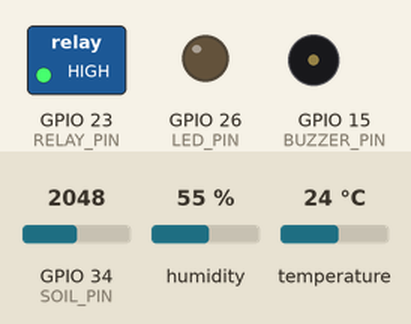
The sketch below on a simulated ESP32. Shown: switched loads named in the sketch (green lamp = pin HIGH), output pins drawn as LEDs (lit = HIGH), buzzer (waves = sounding, pin HIGH). The test bench sets the inputs (shaded band); at power-on: GPIO 34 (SOIL_PIN) = 2048, humidity 55 %, temperature 24 °C. WiFi joins after 1.5 s; servers stay silent unless stated; network time is answered at once with the bench clock; the local clock reads 2024-03-15 10:24:30 at power-on unless the sketch sets it; what the sketch prints to the serial monitor is not drawn.

Above: at 5.9 s.
6.0 s: GPIO 34 (SOIL_PIN) set to 3257
16.4 s: GPIO 34 (SOIL_PIN) set to 3377
At 20.4 s:
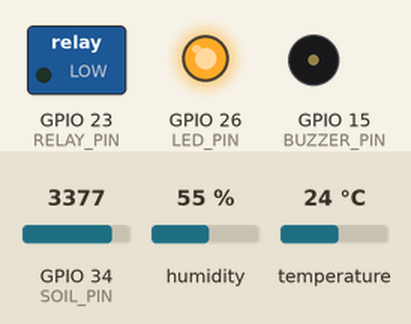
21.6 s: GPIO 34 (SOIL_PIN) set to 2047
At 25.8 s:
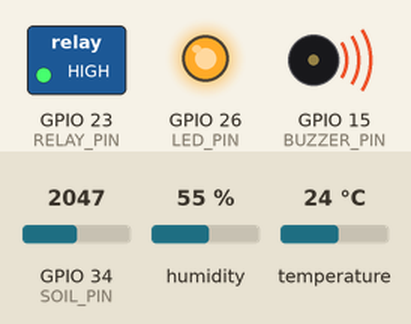
At 26.68 s:
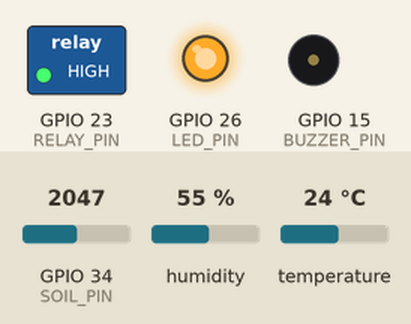
Timing chart, 0 to 32.9 s (numbered marks = the images above; inputs shaded):
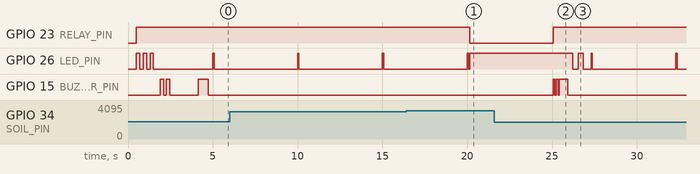

The sketch:

SoilSense_v2.9.ino
```cpp
#include "soc/soc.h"
#include "soc/rtc_cntl_reg.h"
#include <WiFi.h>
#include <Firebase_ESP_Client.h>
#include <addons/TokenHelper.h>
#include <addons/RTDBHelper.h>
#include <DHT.h>
#include <NTPClient.h>
#include <WiFiUdp.h>

#define WIFI_SSID      "Ganesh"
#define WIFI_PASSWORD  "123456783"
#define DATABASE_URL   "https://soilsense-iot-d1c31-default-rtdb.firebaseio.com"
#define API_KEY        "AIzaSyDo4jyrbgxz7x585UEL9wKcfJQzWBwSPbM"

#define SOIL_PIN       34
#define DHT_PIN        4
#define DHT_TYPE       DHT11
#define LED_PIN        26
#define BUZZER_PIN     15
#define RELAY_PIN      23

#define DRY_VAL        4095
#define WET_VAL        1500
#define DRY_THRESHOLD  30
#define WET_STOP       60

#define SEND_INTERVAL     5000
#define BUZZ_INTERVAL    30000
#define BLINK_INTERVAL    5000
#define PUMP_MAX_MS      10000
#define PUMP_COOLDOWN_MS 60000
#define IST_OFFSET       19800

FirebaseData   fbData;
FirebaseConfig fbConfig;
FirebaseAuth   fbAuth;
DHT dht(DHT_PIN, DHT_TYPE);
WiFiUDP   ntpUDP;
NTPClient timeClient(ntpUDP, "pool.ntp.org", IST_OFFSET, 60000);

unsigned long lastSend      = 0;
unsigned long lastBuzz      = 0;
unsigned long lastBlink     = 0;
unsigned long pumpStartedAt = 0;
unsigned long lastPumpStop  = 0;
bool          isDry         = false;
bool          pumpRunning   = false;
int           count         = 0;

String getSoilStatus(int p){ if(p<30)return"Dry"; if(p<60)return"Moist"; return"Wet"; }
String getTempStatus(float t){ if(t<10)return"Cold"; if(t<25)return"Normal"; if(t<35)return"Warm"; return"Hot"; }
String getHumStatus(float h){ if(h<30)return"Low"; if(h<60)return"Normal"; return"High"; }

void beep(int times, int onMs, int offMs){
  for(int i=0;i<times;i++){
    digitalWrite(BUZZER_PIN,HIGH); delay(onMs);
    digitalWrite(BUZZER_PIN,LOW);  if(offMs>0)delay(offMs);
  }
}
void blinkLED(int times, int ms){
  for(int i=0;i<times;i++){
    digitalWrite(LED_PIN,HIGH); delay(ms);
    digitalWrite(LED_PIN,LOW);  delay(ms);
  }
}

// ── Pump ON — simple relay switch, NO blocking delay ─────────
void pumpON(){
  digitalWrite(RELAY_PIN, LOW);  // active LOW = pump ON
  pumpRunning   = true;
  pumpStartedAt = millis();
  Serial.println("PUMP ON — started");
}

// ── Pump OFF ─────────────────────────────────────────────────
void pumpOFF(const char* reason){
  digitalWrite(RELAY_PIN, HIGH); // pump OFF
  pumpRunning  = false;
  lastPumpStop = millis();
  Serial.printf("PUMP OFF — %s\n", reason);
  beep(2, 100, 80);
}

void setup(){
  WRITE_PERI_REG(RTC_CNTL_BROWN_OUT_REG, 0); // disable brownout

  Serial.begin(115200);
  delay(500);

  pinMode(LED_PIN,    OUTPUT);
  pinMode(BUZZER_PIN, OUTPUT);
  pinMode(RELAY_PIN,  OUTPUT);

  // Safety: ensure pump OFF at boot
  digitalWrite(RELAY_PIN,  HIGH);
  digitalWrite(LED_PIN,    LOW);
  digitalWrite(BUZZER_PIN, LOW);

  Serial.println("SoilSense Pro ESP32 v2.9");
  Serial.println("Brownout DISABLED");

  blinkLED(3, 200);
  delay(200);
  beep(2, 200, 150);
  Serial.println("Startup test OK!");

  dht.begin();
  Serial.println("[1/4] DHT11 Ready on GPIO4");

  WiFi.begin(WIFI_SSID, WIFI_PASSWORD);
  Serial.print("[2/4] Connecting WiFi");
  while(WiFi.status()!=WL_CONNECTED){ delay(500); Serial.print("."); }
  Serial.println("\n      IP: "+WiFi.localIP().toString());

  fbConfig.api_key               = API_KEY;
  fbConfig.database_url          = DATABASE_URL;
  fbConfig.token_status_callback = tokenStatusCallback;
  Firebase.signUp(&fbConfig, &fbAuth, "", "");
  Firebase.begin(&fbConfig, &fbAuth);
  Firebase.reconnectWiFi(true);
  Serial.println("[3/4] Firebase Ready!");

  timeClient.begin();
  timeClient.update();
  Serial.println("[4/4] NTP: "+timeClient.getFormattedTime());
  Serial.println("All systems GO! v2.9\n");
  beep(1, 600, 0);
}

void loop(){
  unsigned long now = millis();

  // ── PUMP SAFETY TIMEOUT (non-blocking check) ─────────────
  // Runs every loop iteration — turns pump off if max time exceeded
  if(pumpRunning && (now - pumpStartedAt >= PUMP_MAX_MS)){
    pumpOFF("safety timeout");
  }

  // ── HEARTBEAT LED ─────────────────────────────────────────
  if(!isDry && !pumpRunning){
    if(now - lastBlink >= BLINK_INTERVAL){
      lastBlink = now;
      digitalWrite(LED_PIN, HIGH); delay(80); digitalWrite(LED_PIN, LOW);
    }
  }

  // ── MAIN SENSOR + FIREBASE LOOP ──────────────────────────
  if(now - lastSend >= SEND_INTERVAL){
    lastSend = now;

    if(!Firebase.ready()){
      Serial.println("Firebase not ready — skipping...");
      return;
    }

    timeClient.update();

    // Read soil (average 5)
    int total=0;
    for(int i=0;i<5;i++){ total+=analogRead(SOIL_PIN); delay(10); }
    int soilRaw = total/5;
    int soilPct = constrain(map(soilRaw, DRY_VAL, WET_VAL, 0, 100), 0, 100);

    // Read DHT11
    float temp = dht.readTemperature();
    float hum  = dht.readHumidity();
    if(isnan(temp)||isnan(hum)){ temp=0; hum=0; }
    float hi = (temp>0&&hum>0) ? dht.computeHeatIndex(temp,hum,false) : 0;

    // Soil status
    bool wasD = isDry;
    isDry = (soilPct < DRY_THRESHOLD);

    // ── PUMP DECISIONS (flags only, no blocking) ──────────
    if(isDry && !pumpRunning){
      bool cooledDown = (lastPumpStop==0) || (now-lastPumpStop >= PUMP_COOLDOWN_MS);
      if(cooledDown){
        Serial.println("Soil dry — turning pump ON");
        pumpON(); // non-blocking — just sets pin HIGH/LOW and returns
      } else {
        unsigned long rem = (PUMP_COOLDOWN_MS-(now-lastPumpStop))/1000;
        Serial.printf("Pump cooldown — %lu sec left\n", rem);
      }
    }

    // Turn pump OFF when soil is wet enough
    if(pumpRunning && soilPct >= WET_STOP){
      Serial.println("Soil wet enough — turning pump OFF");
      pumpOFF("soil reached WET_STOP");
    }

    // ── LED + BUZZER ──────────────────────────────────────
    if(isDry){
      digitalWrite(LED_PIN, HIGH);
      if(now-lastBuzz >= BUZZ_INTERVAL){
        lastBuzz=now;
        Serial.println("Dry alert buzz!");
        beep(3,400,200);
        blinkLED(3,150);
        digitalWrite(LED_PIN,HIGH);
      }
    } else {
      if(wasD){
        Serial.println("Soil OK — alert cleared");
        beep(1,500,0); blinkLED(2,300);
      }
      if(!pumpRunning){
        digitalWrite(LED_PIN,    LOW);
        digitalWrite(BUZZER_PIN, LOW);
      }
    }

    // ── TIMESTAMP ─────────────────────────────────────────
    time_t epoch = timeClient.getEpochTime();
    struct tm *t = gmtime(&epoch);
    char ts[25];
    snprintf(ts,sizeof(ts),"%04d-%02d-%02dT%02d:%02d:%02d",
      t->tm_year+1900,t->tm_mon+1,t->tm_mday,
      t->tm_hour,t->tm_min,t->tm_sec);

    // ── SERIAL PRINT ──────────────────────────────────────
    Serial.println("─────────────────────────────────────");
    Serial.printf("Reading #%d | %s\n", ++count, ts);
    Serial.printf("Soil : %d%%  Raw:%d  [%s]\n", soilPct, soilRaw, getSoilStatus(soilPct).c_str());
    Serial.printf("Temp : %.1fC  Hum:%.1f%%  HI:%.1fC\n", temp, hum, hi);
    Serial.printf("Pump : %s\n", pumpRunning?"ON":"OFF");
    Serial.printf("Alert: %s\n", isDry?"DRY ACTIVE":"Normal");

    // ── FIREBASE PUSH ─────────────────────────────────────
    String path = "/sensor/moisture/" + String(epoch);
    FirebaseJson json;
    json.set("value",        soilPct);
    json.set("raw",          soilRaw);
    json.set("soil_status",  getSoilStatus(soilPct).c_str());
    json.set("temperature",  temp);
    json.set("humidity",     hum);
    json.set("heat_index",   hi);

    json.set("temp_status",  getTempStatus(temp).c_str());
    json.set("hum_status",   getHumStatus(hum).c_str());
    json.set("alert",        isDry);
    json.set("pump_running", pumpRunning);
    json.set("timestamp",    ts);

    if(Firebase.RTDB.setJSON(&fbData, path.c_str(), &json))
      Serial.println("Firebase: Sent ✓");
    else
      Serial.println("Firebase error: "+fbData.errorReason());

    Serial.println("─────────────────────────────────────\n");
  }
}
```

Measured:
- the behaviour switches between 3316 and 3317 on GPIO 34 (SOIL_PIN) (found by bisection; images 0 and 1)
- after the input at 16.4 s, GPIO 23 (RELAY_PIN): HIGH → LOW after 3.8 s
- after the input at 21.6 s, GPIO 23 (RELAY_PIN): LOW → HIGH after 3.5 s
